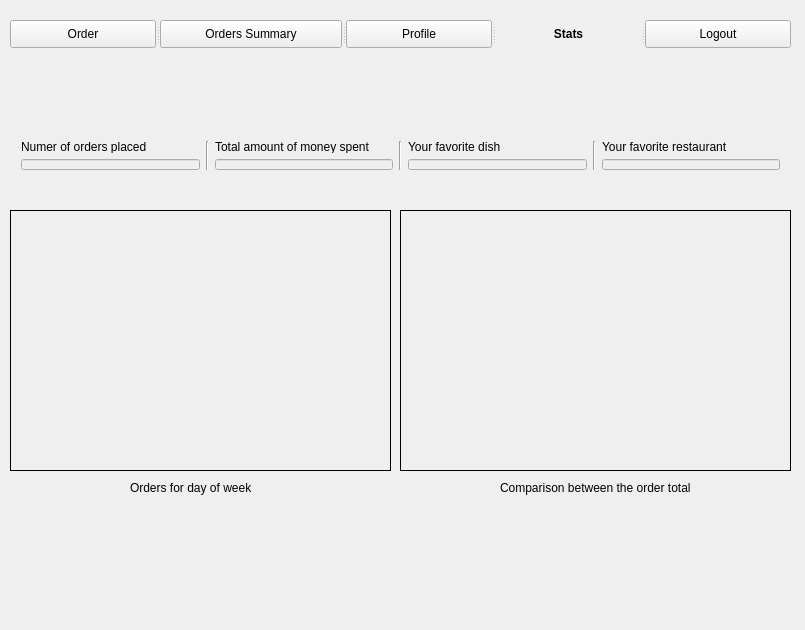
<?xml version="1.0" encoding="UTF-8"?>
<ui version="4.0">
 <class>UserGUI</class>
 <widget class="QDialog" name="UserGUI">
  <property name="geometry">
   <rect>
    <x>0</x>
    <y>0</y>
    <width>805</width>
    <height>630</height>
   </rect>
  </property>
  <property name="focusPolicy">
   <enum>Qt::StrongFocus</enum>
  </property>
  <property name="windowTitle">
   <string>UserGUI</string>
  </property>
  <property name="windowIcon">
   <iconset>
    <normaloff>icon.png</normaloff>icon.png</iconset>
  </property>
  <widget class="QStackedWidget" name="UserInterface">
   <property name="geometry">
    <rect>
     <x>10</x>
     <y>10</y>
     <width>781</width>
     <height>611</height>
    </rect>
   </property>
   <property name="currentIndex">
    <number>3</number>
   </property>
   <widget class="QWidget" name="Order">
    <widget class="QWidget" name="layoutWidget">
     <property name="geometry">
      <rect>
       <x>0</x>
       <y>50</y>
       <width>781</width>
       <height>551</height>
      </rect>
     </property>
     <layout class="QVBoxLayout" name="verticalLayout">
      <item>
       <widget class="QTableWidget" name="restaurantList">
        <property name="enabled">
         <bool>true</bool>
        </property>
        <property name="lineWidth">
         <number>1</number>
        </property>
        <property name="editTriggers">
         <set>QAbstractItemView::AnyKeyPressed|QAbstractItemView::DoubleClicked|QAbstractItemView::EditKeyPressed</set>
        </property>
        <property name="showGrid">
         <bool>true</bool>
        </property>
        <column>
         <property name="text">
          <string>Id</string>
         </property>
        </column>
        <column>
         <property name="text">
          <string>Restaurant</string>
         </property>
        </column>
        <column>
         <property name="text">
          <string>Address</string>
         </property>
        </column>
        <column>
         <property name="text">
          <string>Phone</string>
         </property>
        </column>
        <column>
         <property name="text">
          <string>Email</string>
         </property>
        </column>
       </widget>
      </item>
      <item>
       <widget class="QTableWidget" name="dishList">
        <column>
         <property name="text">
          <string>Id</string>
         </property>
        </column>
        <column>
         <property name="text">
          <string>Dish</string>
         </property>
        </column>
        <column>
         <property name="text">
          <string>Type</string>
         </property>
        </column>
        <column>
         <property name="text">
          <string>Price</string>
         </property>
        </column>
        <column>
         <property name="text">
          <string>Quantity</string>
         </property>
        </column>
       </widget>
      </item>
      <item>
       <widget class="QLabel" name="errorsLabel">
        <property name="font">
         <font>
          <weight>75</weight>
          <bold>true</bold>
         </font>
        </property>
        <property name="text">
         <string/>
        </property>
       </widget>
      </item>
      <item>
       <widget class="QPushButton" name="submitOrderBtn">
        <property name="text">
         <string>Submit order</string>
        </property>
       </widget>
      </item>
     </layout>
    </widget>
    <widget class="QSplitter" name="splitter">
     <property name="geometry">
      <rect>
       <x>0</x>
       <y>10</y>
       <width>781</width>
       <height>28</height>
      </rect>
     </property>
     <property name="frameShape">
      <enum>QFrame::NoFrame</enum>
     </property>
     <property name="frameShadow">
      <enum>QFrame::Plain</enum>
     </property>
     <property name="orientation">
      <enum>Qt::Horizontal</enum>
     </property>
     <widget class="QPushButton" name="orderTab">
      <property name="enabled">
       <bool>true</bool>
      </property>
      <property name="font">
       <font>
        <weight>75</weight>
        <bold>true</bold>
        <underline>false</underline>
        <strikeout>false</strikeout>
        <kerning>true</kerning>
       </font>
      </property>
      <property name="focusPolicy">
       <enum>Qt::ClickFocus</enum>
      </property>
      <property name="autoFillBackground">
       <bool>false</bool>
      </property>
      <property name="text">
       <string>Order</string>
      </property>
      <property name="checkable">
       <bool>false</bool>
      </property>
      <property name="checked">
       <bool>false</bool>
      </property>
      <property name="autoDefault">
       <bool>false</bool>
      </property>
      <property name="default">
       <bool>true</bool>
      </property>
      <property name="flat">
       <bool>true</bool>
      </property>
     </widget>
     <widget class="QPushButton" name="summaryTab">
      <property name="text">
       <string>Orders Summary</string>
      </property>
     </widget>
     <widget class="QPushButton" name="profileTab">
      <property name="text">
       <string>Profile</string>
      </property>
     </widget>
     <widget class="QPushButton" name="statsTab">
      <property name="text">
       <string>Stats</string>
      </property>
     </widget>
     <widget class="QPushButton" name="logoutTab">
      <property name="text">
       <string>Logout</string>
      </property>
     </widget>
    </widget>
   </widget>
   <widget class="QWidget" name="OrdersSummary">
    <widget class="QSplitter" name="splitter_2">
     <property name="geometry">
      <rect>
       <x>0</x>
       <y>10</y>
       <width>781</width>
       <height>28</height>
      </rect>
     </property>
     <property name="orientation">
      <enum>Qt::Horizontal</enum>
     </property>
     <widget class="QPushButton" name="orderTab_2">
      <property name="font">
       <font>
        <underline>false</underline>
        <strikeout>false</strikeout>
       </font>
      </property>
      <property name="focusPolicy">
       <enum>Qt::StrongFocus</enum>
      </property>
      <property name="text">
       <string>Order</string>
      </property>
      <property name="checkable">
       <bool>false</bool>
      </property>
      <property name="checked">
       <bool>false</bool>
      </property>
     </widget>
     <widget class="QPushButton" name="summaryTab_2">
      <property name="font">
       <font>
        <weight>75</weight>
        <bold>true</bold>
       </font>
      </property>
      <property name="text">
       <string>Orders Summary</string>
      </property>
      <property name="checkable">
       <bool>false</bool>
      </property>
      <property name="checked">
       <bool>false</bool>
      </property>
      <property name="autoDefault">
       <bool>false</bool>
      </property>
      <property name="default">
       <bool>true</bool>
      </property>
      <property name="flat">
       <bool>true</bool>
      </property>
     </widget>
     <widget class="QPushButton" name="profileTab_2">
      <property name="text">
       <string>Profile</string>
      </property>
     </widget>
     <widget class="QPushButton" name="statsTab_2">
      <property name="text">
       <string>Stats</string>
      </property>
     </widget>
     <widget class="QPushButton" name="logoutTab_2">
      <property name="text">
       <string>Logout</string>
      </property>
     </widget>
    </widget>
    <widget class="QTableWidget" name="orderList">
     <property name="geometry">
      <rect>
       <x>0</x>
       <y>50</y>
       <width>781</width>
       <height>551</height>
      </rect>
     </property>
     <property name="frameShadow">
      <enum>QFrame::Sunken</enum>
     </property>
     <property name="lineWidth">
      <number>1</number>
     </property>
     <property name="midLineWidth">
      <number>-2</number>
     </property>
     <attribute name="horizontalHeaderDefaultSectionSize">
      <number>180</number>
     </attribute>
     <attribute name="verticalHeaderMinimumSectionSize">
      <number>30</number>
     </attribute>
     <attribute name="verticalHeaderDefaultSectionSize">
      <number>37</number>
     </attribute>
     <column>
      <property name="text">
       <string>Id</string>
      </property>
     </column>
     <column>
      <property name="text">
       <string>Restaurant</string>
      </property>
     </column>
     <column>
      <property name="text">
       <string>Total</string>
      </property>
     </column>
     <column>
      <property name="text">
       <string>Status</string>
      </property>
     </column>
    </widget>
   </widget>
   <widget class="QWidget" name="Profile">
    <widget class="QSplitter" name="splitter_3">
     <property name="geometry">
      <rect>
       <x>0</x>
       <y>10</y>
       <width>781</width>
       <height>28</height>
      </rect>
     </property>
     <property name="orientation">
      <enum>Qt::Horizontal</enum>
     </property>
     <widget class="QPushButton" name="orderTab_3">
      <property name="font">
       <font>
        <underline>false</underline>
        <strikeout>false</strikeout>
       </font>
      </property>
      <property name="focusPolicy">
       <enum>Qt::StrongFocus</enum>
      </property>
      <property name="text">
       <string>Order</string>
      </property>
      <property name="checkable">
       <bool>false</bool>
      </property>
      <property name="checked">
       <bool>false</bool>
      </property>
     </widget>
     <widget class="QPushButton" name="summaryTab_3">
      <property name="text">
       <string>Orders Summary</string>
      </property>
      <property name="checkable">
       <bool>false</bool>
      </property>
      <property name="checked">
       <bool>false</bool>
      </property>
     </widget>
     <widget class="QPushButton" name="profileTab_3">
      <property name="font">
       <font>
        <weight>75</weight>
        <bold>true</bold>
       </font>
      </property>
      <property name="text">
       <string>Profile</string>
      </property>
      <property name="checkable">
       <bool>false</bool>
      </property>
      <property name="checked">
       <bool>false</bool>
      </property>
      <property name="autoDefault">
       <bool>false</bool>
      </property>
      <property name="default">
       <bool>true</bool>
      </property>
      <property name="flat">
       <bool>true</bool>
      </property>
     </widget>
     <widget class="QPushButton" name="statsTab_3">
      <property name="text">
       <string>Stats</string>
      </property>
     </widget>
     <widget class="QPushButton" name="logoutTab_3">
      <property name="text">
       <string>Logout</string>
      </property>
     </widget>
    </widget>
    <widget class="Line" name="line">
     <property name="geometry">
      <rect>
       <x>380</x>
       <y>50</y>
       <width>31</width>
       <height>541</height>
      </rect>
     </property>
     <property name="orientation">
      <enum>Qt::Vertical</enum>
     </property>
    </widget>
    <widget class="QLabel" name="label">
     <property name="geometry">
      <rect>
       <x>100</x>
       <y>50</y>
       <width>181</width>
       <height>41</height>
      </rect>
     </property>
     <property name="font">
      <font>
       <pointsize>20</pointsize>
      </font>
     </property>
     <property name="text">
      <string>Your Profile</string>
     </property>
    </widget>
    <widget class="QLabel" name="label_2">
     <property name="geometry">
      <rect>
       <x>550</x>
       <y>70</y>
       <width>111</width>
       <height>41</height>
      </rect>
     </property>
     <property name="font">
      <font>
       <pointsize>20</pointsize>
      </font>
     </property>
     <property name="text">
      <string>Balance</string>
     </property>
    </widget>
    <widget class="QLineEdit" name="balanceCount">
     <property name="enabled">
      <bool>false</bool>
     </property>
     <property name="geometry">
      <rect>
       <x>550</x>
       <y>120</y>
       <width>113</width>
       <height>22</height>
      </rect>
     </property>
    </widget>
    <widget class="QDoubleSpinBox" name="balanceSpinBox">
     <property name="geometry">
      <rect>
       <x>560</x>
       <y>270</y>
       <width>101</width>
       <height>31</height>
      </rect>
     </property>
     <property name="minimum">
      <double>-99.000000000000000</double>
     </property>
    </widget>
    <widget class="QWidget" name="layoutWidget_2">
     <property name="geometry">
      <rect>
       <x>400</x>
       <y>450</y>
       <width>381</width>
       <height>53</height>
      </rect>
     </property>
     <layout class="QVBoxLayout" name="verticalLayout_5">
      <item>
       <widget class="QLabel" name="errorProfileBalanceLabel">
        <property name="text">
         <string/>
        </property>
       </widget>
      </item>
      <item>
       <widget class="QPushButton" name="updateBalanceBtn">
        <property name="text">
         <string>Update balance</string>
        </property>
       </widget>
      </item>
     </layout>
    </widget>
    <widget class="QWidget" name="layoutWidget">
     <property name="geometry">
      <rect>
       <x>0</x>
       <y>90</y>
       <width>241</width>
       <height>464</height>
      </rect>
     </property>
     <layout class="QVBoxLayout" name="verticalLayout_2">
      <item>
       <widget class="QLabel" name="nameProfileLabel">
        <property name="text">
         <string>Name</string>
        </property>
       </widget>
      </item>
      <item>
       <widget class="QLineEdit" name="nameLineEdit"/>
      </item>
      <item>
       <widget class="QLabel" name="nameErrorLabel">
        <property name="font">
         <font>
          <weight>75</weight>
          <bold>true</bold>
         </font>
        </property>
        <property name="text">
         <string/>
        </property>
       </widget>
      </item>
      <item>
       <widget class="QLabel" name="surnameProfileLabel">
        <property name="text">
         <string>Surname</string>
        </property>
       </widget>
      </item>
      <item>
       <widget class="QLineEdit" name="surnameLineEdit"/>
      </item>
      <item>
       <widget class="QLabel" name="surnameErrorLabel">
        <property name="font">
         <font>
          <weight>75</weight>
          <bold>true</bold>
         </font>
        </property>
        <property name="text">
         <string/>
        </property>
       </widget>
      </item>
      <item>
       <widget class="QLabel" name="emailProfileLabel">
        <property name="text">
         <string>Email</string>
        </property>
       </widget>
      </item>
      <item>
       <widget class="QLineEdit" name="emailLineEdit">
        <property name="enabled">
         <bool>true</bool>
        </property>
       </widget>
      </item>
      <item>
       <widget class="QLabel" name="emailErrorLabel">
        <property name="font">
         <font>
          <weight>75</weight>
          <bold>true</bold>
         </font>
        </property>
        <property name="text">
         <string/>
        </property>
       </widget>
      </item>
      <item>
       <widget class="QLabel" name="pswProfileLabel">
        <property name="text">
         <string>Password</string>
        </property>
       </widget>
      </item>
      <item>
       <widget class="QLineEdit" name="pswLineEdit">
        <property name="inputMask">
         <string/>
        </property>
        <property name="text">
         <string/>
        </property>
        <property name="echoMode">
         <enum>QLineEdit::Password</enum>
        </property>
       </widget>
      </item>
      <item>
       <widget class="QLabel" name="pswErrorLabel">
        <property name="font">
         <font>
          <weight>75</weight>
          <bold>true</bold>
         </font>
        </property>
        <property name="text">
         <string/>
        </property>
       </widget>
      </item>
      <item>
       <widget class="QLabel" name="phoneProfileLabel">
        <property name="text">
         <string>Phone number</string>
        </property>
       </widget>
      </item>
      <item>
       <widget class="QLineEdit" name="phoneLineEdit"/>
      </item>
      <item>
       <widget class="QLabel" name="phoneErrorLabel">
        <property name="font">
         <font>
          <weight>75</weight>
          <bold>true</bold>
         </font>
        </property>
        <property name="text">
         <string/>
        </property>
       </widget>
      </item>
      <item>
       <widget class="QLabel" name="dateProfileLabel">
        <property name="text">
         <string>Birth date</string>
        </property>
       </widget>
      </item>
      <item>
       <widget class="QLineEdit" name="dateLineEdit">
        <property name="enabled">
         <bool>false</bool>
        </property>
       </widget>
      </item>
     </layout>
    </widget>
    <widget class="QWidget" name="layoutWidget">
     <property name="geometry">
      <rect>
       <x>0</x>
       <y>550</y>
       <width>391</width>
       <height>53</height>
      </rect>
     </property>
     <layout class="QVBoxLayout" name="verticalLayout_4">
      <item>
       <widget class="QLabel" name="errorProfileLabel">
        <property name="text">
         <string/>
        </property>
       </widget>
      </item>
      <item>
       <widget class="QPushButton" name="updateProfileBtn">
        <property name="text">
         <string>Update data</string>
        </property>
       </widget>
      </item>
     </layout>
    </widget>
   </widget>
   <widget class="QWidget" name="Stats">
    <widget class="QSplitter" name="splitter_4">
     <property name="geometry">
      <rect>
       <x>0</x>
       <y>10</y>
       <width>781</width>
       <height>28</height>
      </rect>
     </property>
     <property name="orientation">
      <enum>Qt::Horizontal</enum>
     </property>
     <widget class="QPushButton" name="orderTab_4">
      <property name="font">
       <font>
        <underline>false</underline>
        <strikeout>false</strikeout>
       </font>
      </property>
      <property name="focusPolicy">
       <enum>Qt::StrongFocus</enum>
      </property>
      <property name="text">
       <string>Order</string>
      </property>
      <property name="checkable">
       <bool>false</bool>
      </property>
      <property name="checked">
       <bool>false</bool>
      </property>
     </widget>
     <widget class="QPushButton" name="summaryTab_4">
      <property name="text">
       <string>Orders Summary</string>
      </property>
      <property name="checkable">
       <bool>false</bool>
      </property>
      <property name="checked">
       <bool>false</bool>
      </property>
     </widget>
     <widget class="QPushButton" name="profileTab_4">
      <property name="text">
       <string>Profile</string>
      </property>
     </widget>
     <widget class="QPushButton" name="statsTab_4">
      <property name="font">
       <font>
        <weight>75</weight>
        <bold>true</bold>
       </font>
      </property>
      <property name="text">
       <string>Stats</string>
      </property>
      <property name="checkable">
       <bool>false</bool>
      </property>
      <property name="checked">
       <bool>false</bool>
      </property>
      <property name="autoDefault">
       <bool>false</bool>
      </property>
      <property name="default">
       <bool>true</bool>
      </property>
      <property name="flat">
       <bool>true</bool>
      </property>
     </widget>
     <widget class="QPushButton" name="logoutTab_4">
      <property name="text">
       <string>Logout</string>
      </property>
     </widget>
    </widget>
    <widget class="QLabel" name="orderfordayofweek">
     <property name="geometry">
      <rect>
       <x>0</x>
       <y>200</y>
       <width>381</width>
       <height>261</height>
      </rect>
     </property>
     <property name="frameShape">
      <enum>QFrame::Box</enum>
     </property>
     <property name="text">
      <string/>
     </property>
    </widget>
    <widget class="QLabel" name="orderCost">
     <property name="geometry">
      <rect>
       <x>390</x>
       <y>200</y>
       <width>391</width>
       <height>261</height>
      </rect>
     </property>
     <property name="frameShape">
      <enum>QFrame::Box</enum>
     </property>
     <property name="text">
      <string/>
     </property>
    </widget>
    <widget class="QWidget" name="layoutWidget">
     <property name="geometry">
      <rect>
       <x>0</x>
       <y>120</y>
       <width>781</width>
       <height>51</height>
      </rect>
     </property>
     <layout class="QHBoxLayout" name="horizontalLayout">
      <item>
       <layout class="QVBoxLayout" name="verticalLayout_3">
        <item>
         <widget class="QLabel" name="countOrderLabel">
          <property name="text">
           <string>Numer of orders placed</string>
          </property>
         </widget>
        </item>
        <item>
         <widget class="QLineEdit" name="countOrderLineEdit">
          <property name="enabled">
           <bool>false</bool>
          </property>
         </widget>
        </item>
       </layout>
      </item>
      <item>
       <widget class="Line" name="line_2">
        <property name="orientation">
         <enum>Qt::Vertical</enum>
        </property>
       </widget>
      </item>
      <item>
       <layout class="QVBoxLayout" name="verticalLayout_6">
        <item>
         <widget class="QLabel" name="totalOrderLabel">
          <property name="text">
           <string>Total amount of money spent</string>
          </property>
         </widget>
        </item>
        <item>
         <widget class="QLineEdit" name="totalOrderLineEdit">
          <property name="enabled">
           <bool>false</bool>
          </property>
         </widget>
        </item>
       </layout>
      </item>
      <item>
       <widget class="Line" name="line_3">
        <property name="orientation">
         <enum>Qt::Vertical</enum>
        </property>
       </widget>
      </item>
      <item>
       <layout class="QVBoxLayout" name="verticalLayout_8">
        <item>
         <widget class="QLabel" name="bestDishLabel">
          <property name="text">
           <string>Your favorite dish</string>
          </property>
         </widget>
        </item>
        <item>
         <widget class="QLineEdit" name="bestDishLineEdit">
          <property name="enabled">
           <bool>false</bool>
          </property>
         </widget>
        </item>
       </layout>
      </item>
      <item>
       <widget class="Line" name="line_4">
        <property name="orientation">
         <enum>Qt::Vertical</enum>
        </property>
       </widget>
      </item>
      <item>
       <layout class="QVBoxLayout" name="verticalLayout_7">
        <item>
         <widget class="QLabel" name="favouriteRestaurantLabel">
          <property name="text">
           <string>Your favorite restaurant</string>
          </property>
         </widget>
        </item>
        <item>
         <widget class="QLineEdit" name="favouriteRestaurantLineEdit">
          <property name="enabled">
           <bool>false</bool>
          </property>
         </widget>
        </item>
       </layout>
      </item>
     </layout>
    </widget>
    <widget class="QLabel" name="label_3">
     <property name="geometry">
      <rect>
       <x>120</x>
       <y>470</y>
       <width>131</width>
       <height>16</height>
      </rect>
     </property>
     <property name="text">
      <string>Orders for day of week</string>
     </property>
    </widget>
    <widget class="QLabel" name="label_4">
     <property name="geometry">
      <rect>
       <x>490</x>
       <y>470</y>
       <width>211</width>
       <height>16</height>
      </rect>
     </property>
     <property name="text">
      <string>Comparison between the order total</string>
     </property>
    </widget>
   </widget>
  </widget>
 </widget>
 <layoutdefault spacing="6" margin="11"/>
 <resources/>
 <connections/>
</ui>
